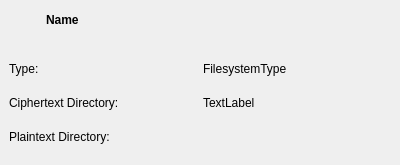
<?xml version="1.0" encoding="UTF-8"?>
<ui version="4.0">
 <class>Form</class>
 <widget class="QWidget" name="Form">
  <property name="enabled">
   <bool>true</bool>
  </property>
  <property name="geometry">
   <rect>
    <x>0</x>
    <y>0</y>
    <width>400</width>
    <height>165</height>
   </rect>
  </property>
  <property name="sizePolicy">
   <sizepolicy hsizetype="Expanding" vsizetype="Fixed">
    <horstretch>0</horstretch>
    <verstretch>0</verstretch>
   </sizepolicy>
  </property>
  <property name="windowTitle">
   <string>Form</string>
  </property>
  <property name="autoFillBackground">
   <bool>true</bool>
  </property>
  <property name="styleSheet">
   <string notr="true"/>
  </property>
  <layout class="QVBoxLayout" name="verticalLayout">
   <property name="leftMargin">
    <number>0</number>
   </property>
   <property name="topMargin">
    <number>0</number>
   </property>
   <property name="rightMargin">
    <number>0</number>
   </property>
   <property name="bottomMargin">
    <number>5</number>
   </property>
   <item>
    <layout class="QHBoxLayout" name="horizontalLayout_2">
     <item>
      <widget class="QPushButton" name="icon">
       <property name="enabled">
        <bool>true</bool>
       </property>
       <property name="styleSheet">
        <string notr="true"/>
       </property>
       <property name="text">
        <string/>
       </property>
       <property name="icon">
        <iconset theme="drive-harddisk"/>
       </property>
       <property name="iconSize">
        <size>
         <width>50</width>
         <height>50</height>
        </size>
       </property>
       <property name="flat">
        <bool>true</bool>
       </property>
      </widget>
     </item>
     <item>
      <widget class="QLabel" name="nameLabel">
       <property name="sizePolicy">
        <sizepolicy hsizetype="Expanding" vsizetype="Preferred">
         <horstretch>0</horstretch>
         <verstretch>0</verstretch>
        </sizepolicy>
       </property>
       <property name="font">
        <font>
         <weight>75</weight>
         <bold>true</bold>
        </font>
       </property>
       <property name="text">
        <string>Name</string>
       </property>
      </widget>
     </item>
     <item>
      <widget class="QPushButton" name="detailsButton">
       <property name="minimumSize">
        <size>
         <width>40</width>
         <height>40</height>
        </size>
       </property>
       <property name="styleSheet">
        <string notr="true">QPushButton {
/*    	background-color: qlineargradient(to bottom,#fff 0,#e0e0e0 100%);*/
    border-radius: 20px;
    height: 40px;
    width: 40px;
}

QPushButton:checked {
	background-color: qlineargradient(spread:pad, x1:0, y1:0, x2:1, y2:1, stop:0 rgba(240, 240, 240, 255), stop:1 rgba(250, 250, 250, 255));
   border: 1px solid grey;
   border-style: inset;
}

QPushButton:hover {
/*	background-color: lightgrey;*/
	background-color: qlineargradient(spread:pad, x1:0, y1:0, x2:1, y2:1, stop:0 rgba(240, 240, 240, 255), stop:1 rgba(255, 255, 255, 255));
}</string>
       </property>
       <property name="text">
        <string/>
       </property>
       <property name="icon">
        <iconset>
         <normaloff>../icons/gear.svg</normaloff>../icons/gear.svg</iconset>
       </property>
       <property name="checkable">
        <bool>true</bool>
       </property>
       <property name="checked">
        <bool>false</bool>
       </property>
       <property name="autoRepeat">
        <bool>false</bool>
       </property>
       <property name="default">
        <bool>false</bool>
       </property>
       <property name="flat">
        <bool>false</bool>
       </property>
      </widget>
     </item>
    </layout>
   </item>
   <item>
    <widget class="QFrame" name="detailsFrame">
     <property name="frameShape">
      <enum>QFrame::NoFrame</enum>
     </property>
     <property name="frameShadow">
      <enum>QFrame::Plain</enum>
     </property>
     <property name="lineWidth">
      <number>0</number>
     </property>
     <layout class="QGridLayout" name="gridLayout" columnstretch="0,0">
      <item row="2" column="0">
       <widget class="QLabel" name="ciphertextDirHeaderLabel">
        <property name="text">
         <string>Ciphertext Directory:</string>
        </property>
       </widget>
      </item>
      <item row="3" column="1">
       <widget class="DirSelector" name="plaintextDirLabel" native="true">
        <property name="minimumSize">
         <size>
          <width>0</width>
          <height>22</height>
         </size>
        </property>
       </widget>
      </item>
      <item row="0" column="0">
       <widget class="QLabel" name="fstypeHeaderLabel">
        <property name="text">
         <string>Type:</string>
        </property>
       </widget>
      </item>
      <item row="2" column="1">
       <widget class="QLabel" name="ciphertextDirLabel">
        <property name="minimumSize">
         <size>
          <width>0</width>
          <height>22</height>
         </size>
        </property>
        <property name="text">
         <string>TextLabel</string>
        </property>
       </widget>
      </item>
      <item row="0" column="1">
       <widget class="QLabel" name="fstypeLabel">
        <property name="minimumSize">
         <size>
          <width>0</width>
          <height>22</height>
         </size>
        </property>
        <property name="text">
         <string>FilesystemType</string>
        </property>
       </widget>
      </item>
      <item row="3" column="0">
       <widget class="QLabel" name="plaintextDirHeaderLabel">
        <property name="text">
         <string>Plaintext Directory:</string>
        </property>
       </widget>
      </item>
     </layout>
    </widget>
   </item>
  </layout>
 </widget>
 <customwidgets>
  <customwidget>
   <class>DirSelector</class>
   <extends>QWidget</extends>
   <header>kryptal/gui/view/widgets/DirSelector</header>
   <container>1</container>
  </customwidget>
 </customwidgets>
 <resources/>
 <connections/>
</ui>
